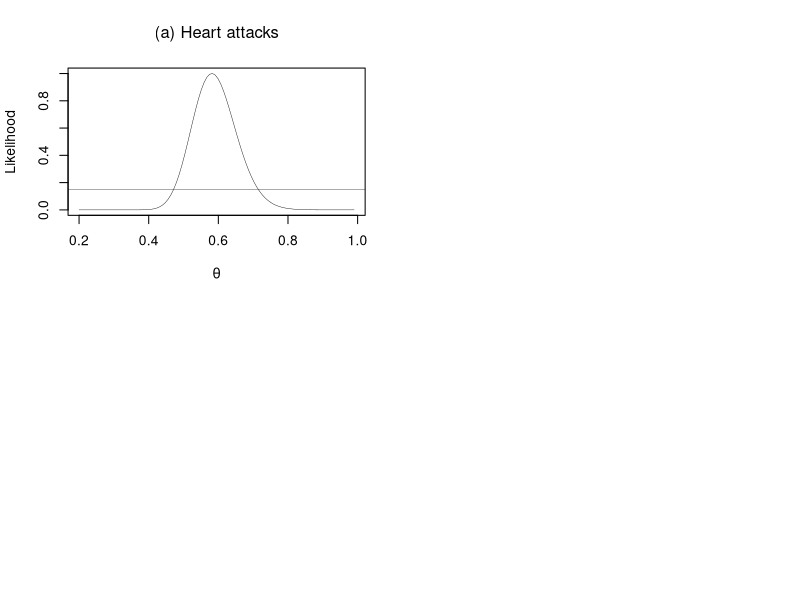

The R script that drew this image: (Note: this script raises an error after producing the figure.)
#Section 4.7, Figure 4.6

# ..................... heart attacks
theta<- seq(0.2,.99,len=100)
x<-139
y<-239

ll <- x*log(theta/(theta+1)) - y*log(theta+1)
  like<- exp(ll-max(ll))

par(mfrow=c(2,2))
plot(range(theta),range(like),type='n',
     xlab=expression(theta),
     ylab='Likelihood')
  title(expression('(a) Heart attacks'))
  lines(theta,like,lwd=.4)
  abline(h=.15,lwd=.3)
  cat('95% CI=',li(theta,like,0.15),'\n')


# ..................... strokes
theta<- seq(0.7,1.99,len=100)
x<- 119
y<- 98

ll <- x*log(theta/(theta+1)) - y*log(theta+1)
  like <- exp(ll-max(ll))

plot(range(theta),range(like),type='n',
     xlab=expression(theta),
     ylab='Likelihood')
  title(expression('(b) Strokes'))
  lines(theta,like,lwd=.4)
  abline(h=.15,lwd=.3)
  abline(v=1,lwd=.3)
  cat('95% CI=',li(theta,like,0.15),'\n')
